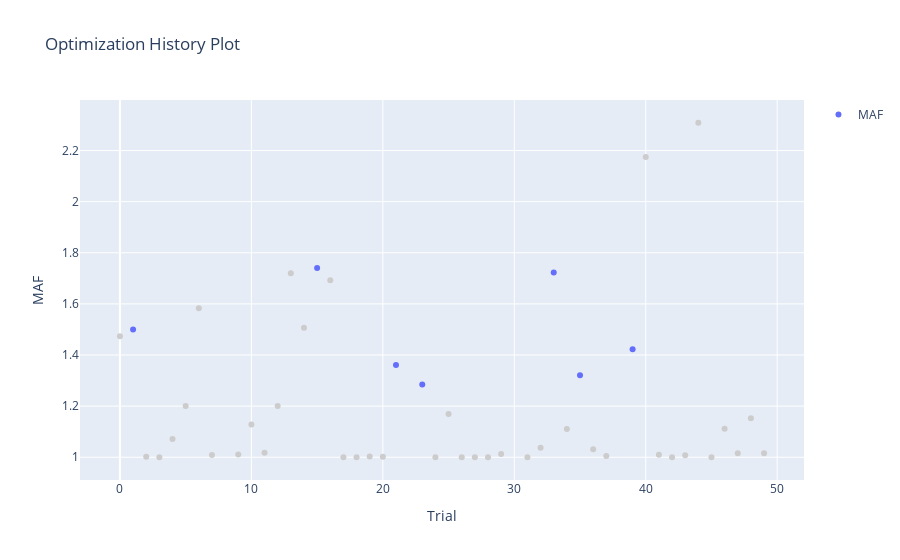

Notebook code cell kept with this figure:
### Code cell
plot_optimization_history(lsh_study, target = lambda t: t.values[0], target_name = 'MAF')

### Figure 1 — Plotly figure (JSON) as saved in the notebook; plotly's stock layout.template omitted (floating-point values rounded to 4 significant figures)
{"data": [{"mode": "markers", "name": "MAF", "type": "scatter", "x": [1, 15, 21, 23, 33, 35, 39], "y": [1.5, 1.741, 1.361, 1.285, 1.723, 1.321, 1.423]}, {"marker": {"color": "#cccccc"}, "mode": "markers", "name": "Infeasible Trial", "showlegend": false, "type": "scatter", "x": [0, 2, 3, 4, 5, 6, 7, 8, 9, 10, 11, 12, 13, 14, 16, 17, 18, 19, 20, 22, 24, 25, 26, 27, 28, 29, 30, 31, 32, 34, 36, 37, 38, 40, 41, 42, 43, 44, 45, 46, 47, 48, 49], "y": [1.474, 1.002, 1, 1.071, 1.201, 1.583, 1.009, Infinity, 1.011, 1.128, 1.018, 1.201, 1.72, 1.507, 1.693, 1, 1, 1.003, 1.002, Infinity, 1.0, 1.169, 1, 1, 1.0, 1.013, Infinity, 1, 1.037, 1.111, 1.031, 1.005, Infinity, 2.175, 1.01, 1, 1.008, 2.309, 1.0, 1.111, 1.016, 1.152, 1.015]}], "layout": {"title": {"text": "Optimization History Plot"}, "xaxis": {"title": {"text": "Trial"}}, "yaxis": {"title": {"text": "MAF"}}}}
